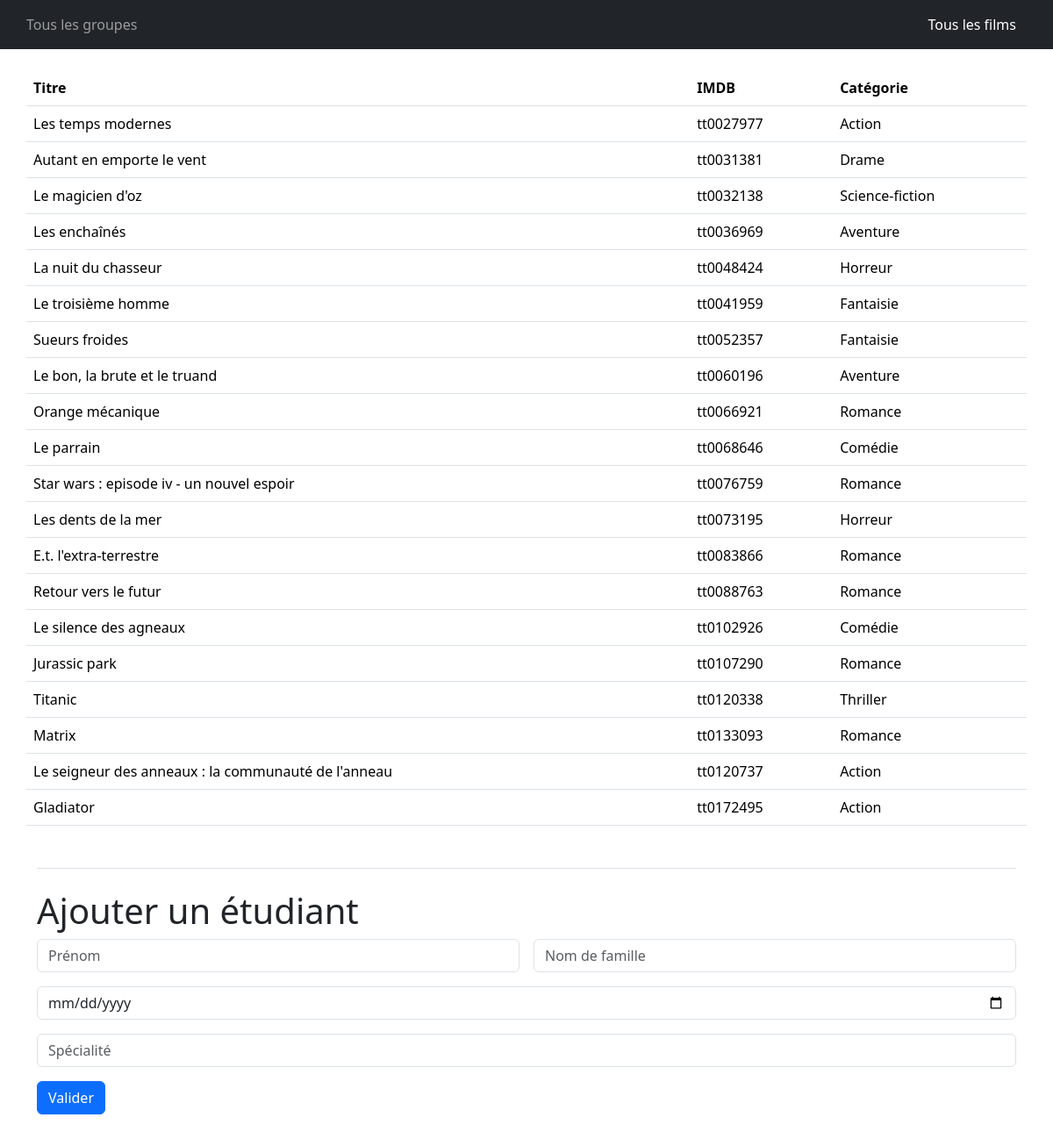
Screenshot of /allMovies.php with the database file from the repository.
### tables this page shows
CREATE TABLE `movies` (
  `id` int(11) NOT NULL,
  `createdAt` datetime NOT NULL DEFAULT CURRENT_TIMESTAMP,
  `modifiedAt` datetime NOT NULL DEFAULT CURRENT_TIMESTAMP ON UPDATE CURRENT_TIMESTAMP,
  `title` varchar(150) NOT NULL,
  `imdb` varchar(20) NOT NULL,
  `gender_id` int(11) NOT NULL
);

CREATE TABLE `genders` (
  `id` int(11) NOT NULL,
  `createdAt` datetime NOT NULL DEFAULT CURRENT_TIMESTAMP,
  `modifiedAt` datetime NOT NULL DEFAULT CURRENT_TIMESTAMP ON UPDATE CURRENT_TIMESTAMP,
  `name` varchar(40) NOT NULL
);

### config/class/MovieClass.php (called while the page is built, shortened)
<?php
class Movie extends Database
{
    protected $id;
    protected $title;
    protected $imdb;
    protected $gender_id;
    public function setId($n)
    {
        if ((int)$n > 0)
            $this->id = (int)$n;
    }
    public function setTitle($n)
    {
        $n = trim($n);
        if (!empty($n))
            $this->title = ucfirst(strtolower($n));
    }
    public function setImdb($n)
    {
        $n = trim($n);
        if (!empty($n))
            $this->imdb = (string) $n;
    }
    public function setGender_id($n)
    {
        if (!empty($n))
            $this->gender_id = (int) $n;
    }
    public function getId()
    {
        return $this->id;
    }
    public function getTitle()
    {
        return $this->title;
    }
    public function getImdb()
    {
        return $this->imdb;
    }
    public  function getGender()
    {
        if (!empty($this->gender_id))
            return new Gender($this->gender_id);
        else
            return null;
    }
    public static function all()
    {
        $db = new Database;
        $req = $db->prepare("SELECT * FROM movies");
        $req->execute();
        $tabResult = [];
        $r = $req->fetchAll(PDO::FETCH_ASSOC);
        foreach ($r as $value) {
            $tabResult[] = new Movie($value);
        }
        return $tabResult;
    }
}

### config/class/GenderClass.php (called while the page is built, shortened)
<?php
class Gender extends Database
{
    protected $name;
    public function __construct($gender)
    {
        if (is_array($gender)) {
            $this->hydrate($gender);
        } else {
            $i = (int) $gender;
            $req = $this->prepare("SELECT * FROM genders WHERE id=:id");
            $req->execute([
                ":id" => $i
            ]);
            if ($req->rowCount() > 0) {
                $d = $req->fetch(PDO::FETCH_ASSOC);
            }
        }
    }
    public function setName($n)
    {
        $n = trim($n);
        if (!empty($n))
            $this->name = ucfirst(strtolower($n));
    }
    public function getName()
    {
        return $this->name;
    }
}

### config/database.php (called while the page is built, shortened)
<?php
class Database extends PDO
{
    public function hydrate($a)
    {
        foreach ($a as $key => $value) {
            $m = 'set' . ucfirst($key);
        }
    }
}

### allMovies.php (the view, shortened to what this page needs)
<!DOCTYPE html>
<html lang="en">
<head>
    <?php include("partials/head.php") ?>
</head>
<body>
    <?php include("partials/header.php") ?>
    <main>
        <?php $all = Movie::all();
        ?>
        <table class="table container table-hover">
            <thead>
                <tr>
                    <th>Titre</th>
                    <th>IMDB</th>
                    <th>Catégorie</th>
                </tr>
            </thead>
            <tbody>
                <?php foreach ($all as $a) :  ?>
                    <tr onClick="document.location.href='oneMovie.php?id=<?= $a->getId() ?>'">
                        <td><?= $a->getTitle() ?> </td>
                        <td><?= $a->getIMDB() ?></td>
                        <td><?= $a->getGender()->getName() ?></td>
                    </tr>
                <?php endforeach ?>
            </tbody>
        </table>
        <form action="<?= $_SERVER["PHP_SELF"] ?>" method="post" class="container my-5">
            <h1 class="border-top pt-4">Ajouter un étudiant</h1>
            <div class="d-flex">
                <p class="w-50 pe-2">
                    <input type="text" placeholder="Prénom" name="firstname" class="form-control">
                </p>
                <p class="w-50 ps-2">
                    <input type="text" placeholder="Nom de famille" name="lastname" class="form-control">
                </p>
            </div>
            <p>
                <input type="date" placeholder="Votre Anniversaire" name="birthday" class="form-control">
            </p>
            <p>
                <input type="text" placeholder="Spécialité" name="major" class="form-control">
            </p>
            <button type="submit" name="addStudent" class="btn btn-primary">Valider</button>
        </form>
    </main>
</body>
</html>

### partials/head.php (shortened to what this page needs)
<link href="https://cdn.jsdelivr.net/npm/bootstrap@5.3.2/dist/css/bootstrap.min.css" rel="stylesheet">
<link rel="stylesheet" href="css/main.css">

### partials/header.php (shortened to what this page needs)
<?php
$filepath = $_SERVER['PHP_SELF'];
$tFilepath = explode('/', $filepath);
$last = array_pop($tFilepath);
?>
<nav class="navbar bg-dark mb-4 border-body px-auto position-ficked-top-0" data-bs-theme="dark">
    <ul class="navbar-nav container flex-row">
        <li class="nav-item">
            <?php $className = '"nav-link'; ?>
            <a href="index.php" <?= ($last == "index.php") ?
                                    'class=' . $className . ' active"' :
                                    'class=' . $className . '"';
                                ?>>
                Tous les groupes
            </a>
        </li>
        <li class="nav-item">
            <a href="allMovies.php" <?= ($last == "allMovies.php") ?
                                        'class=' . $className . ' active"' :
                                        'class=' . $className . '"';
                                    ?>>
                Tous les films
            </a>
        </li>
    </ul>
</nav>

### rows the page displays
movies: title "Les temps modernes", imdb "tt0027977", gender.name "Action"
movies: title "Autant en emporte le vent", imdb "tt0031381", gender.name "Drame"
movies: title "Le magicien d'oz", imdb "tt0032138", gender.name "Science-fiction"
movies: title "Les enchaînés", imdb "tt0036969", gender.name "Aventure"
movies: title "La nuit du chasseur", imdb "tt0048424", gender.name "Horreur"
movies: title "Le troisième homme", imdb "tt0041959", gender.name "Fantaisie"
movies: title "Sueurs froides", imdb "tt0052357", gender.name "Fantaisie"
movies: title "Le bon, la brute et le truand", imdb "tt0060196", gender.name "Aventure"
movies: title "Orange mécanique", imdb "tt0066921", gender.name "Romance"
movies: title "Le parrain", imdb "tt0068646", gender.name "Comédie"
movies: title "Star wars : episode iv - un nouvel espoir", imdb "tt0076759", gender.name "Romance"
movies: title "Les dents de la mer", imdb "tt0073195", gender.name "Horreur"
movies: title "E.t. l'extra-terrestre", imdb "tt0083866", gender.name "Romance"
movies: title "Retour vers le futur", imdb "tt0088763", gender.name "Romance"
movies: title "Le silence des agneaux", imdb "tt0102926", gender.name "Comédie"
movies: title "Jurassic park", imdb "tt0107290", gender.name "Romance"
movies: title "Titanic", imdb "tt0120338", gender.name "Thriller"
movies: title "Matrix", imdb "tt0133093", gender.name "Romance"
movies: title "Le seigneur des anneaux : la communauté de l'anneau", imdb "tt0120737", gender.name "Action"
movies: title "Gladiator", imdb "tt0172495", gender.name "Action"
